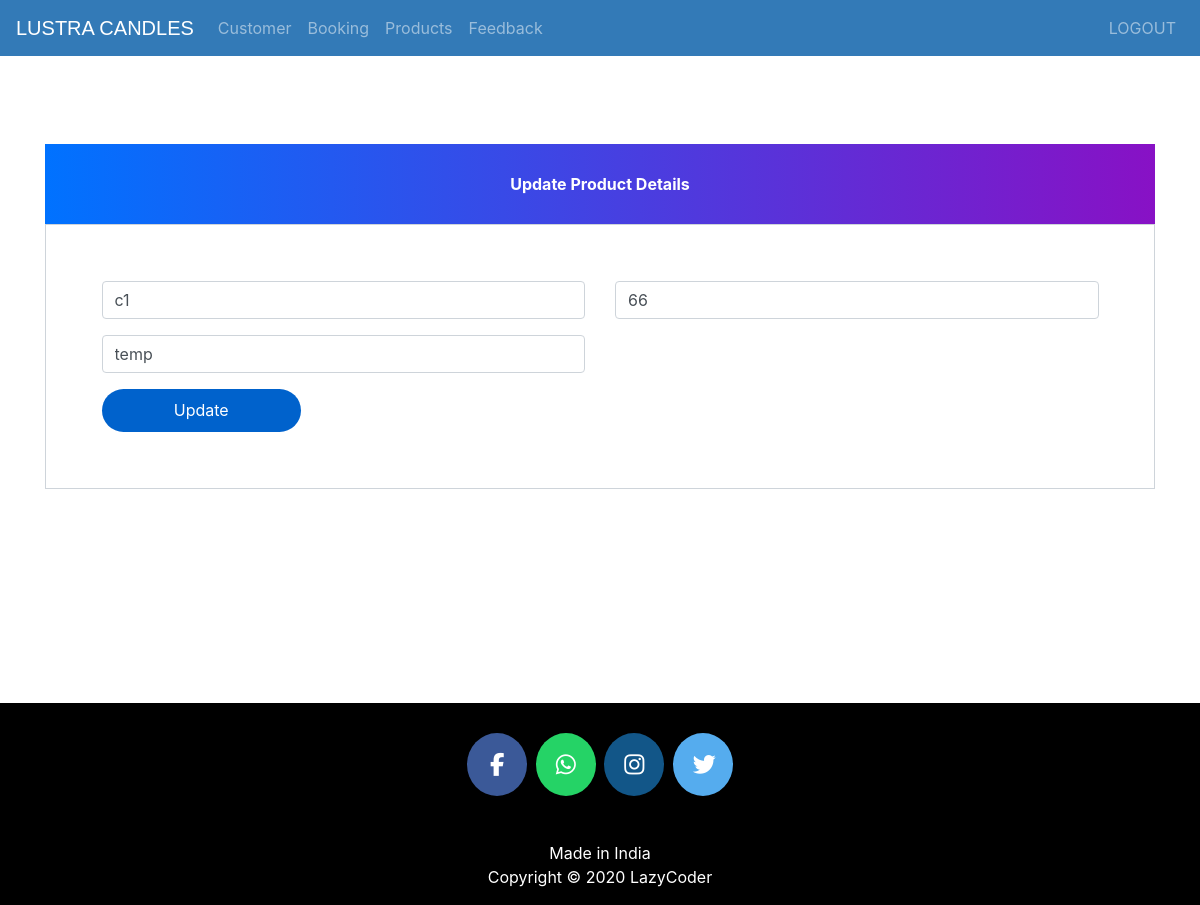
The app's page /update-product/19 (signed in) with its own data.
### ecom/models.py (models this page shows, shortened)
class Product(models.Model):
    name=models.CharField(max_length=40)
    product_image= models.ImageField(upload_to='product_image/',null=True,blank=True)
    price = models.PositiveIntegerField()
    description=models.CharField(max_length=40)

### ecom/views.py (the view)
# urls.py: path('update-product/<int:pk>', views.update_product_view,name='update-product'),
@login_required(login_url='adminlogin')
def update_product_view(request,pk):
    product=models.Product.objects.get(id=pk)
    productForm=forms.ProductForm(instance=product)
    if request.method=='POST':
        productForm=forms.ProductForm(request.POST,request.FILES,instance=product)
        if productForm.is_valid():
            productForm.save()
            return redirect('admin-products')
    return render(request,'ecom/admin_update_product.html',{'productForm':productForm})

### ecom/forms.py
class ProductForm(forms.ModelForm):
    class Meta:
        model=models.Product
        fields=['name','price','description','product_image']

### templates/ecom/admin_update_product.html (shortened to what this page needs)
{% extends 'ecom/admin_base.html' %}
{% load widget_tweaks %}
{% block content %}
<head>
  <link href="//maxcdn.bootstrapcdn.com/bootstrap/4.1.1/css/bootstrap.min.css" rel="stylesheet" id="bootstrap-css">
</head>
<br><br><br><br><br><br>
<form method="post" enctype="multipart/form-data">
  <div class="container register-form">
    <div class="form">
      <div class="note">
        <p>Update Product Details</p>
      </div>
      <div class="form-content">
        <div class="row">
          <div class="col-md-6">
            <div class="form-group">
              {% render_field productForm.name class="form-control" placeholder="Product Name" %}
            </div>
            <div class="form-group">
              {% render_field productForm.description class="form-control" placeholder="Description" %}
            </div>
          </div>
          <div class="col-md-6">
            <div class="form-group">
              {% render_field productForm.price class="form-control" placeholder="Price" %}
            </div>
          </div>
        </div>
        <button type="submit" class="btnSubmit">Update</button>
      </div>
    </div>
  </div>
</form>
{% endblock content %}

### templates/ecom/admin_base.html (style rules this page uses)
p { text-align: center; }

### templates/ecom/admin_update_product.html (style rules this page uses)
.note { text-align: center; height: 80px; background: -webkit-linear-gradient(left, #0072ff, #8811c5); color: #fff; font-weight: bold; line-height: 80px; }
.form-content { padding: 5%; border: 1px solid #ced4da; margin-bottom: 2%; }
.form-control { border-radius: 1.5rem; }
.btnSubmit { border: none; border-radius: 1.5rem; padding: 1%; width: 20%; cursor: pointer; background: #0062cc; color: #fff; }

### records on screen
Product: name "c1", description "temp", price "66"
